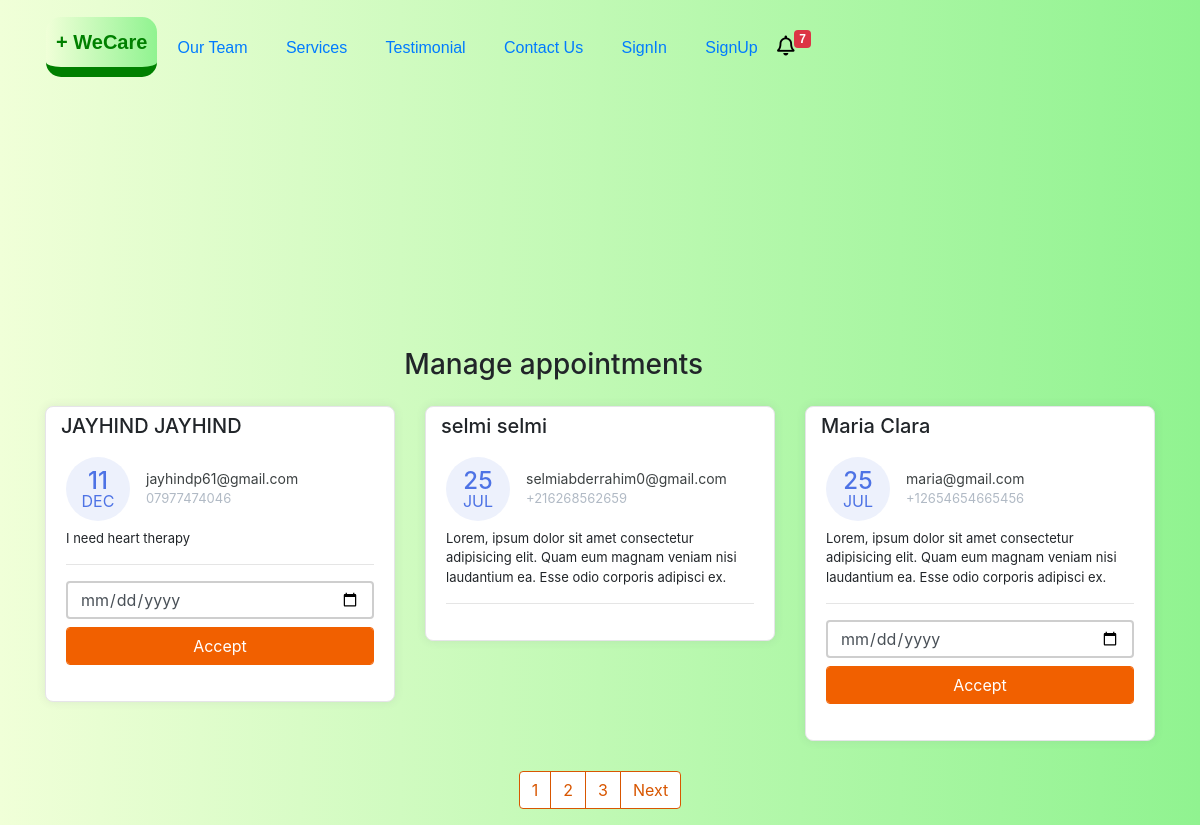
The page /manage-appointments/ on the database its author committed.
### doctor/models.py (models this page shows, shortened)
class Appointment(models.Model):
    first_name = models.CharField(max_length=50)
    last_name = models.CharField(max_length=50)
    email = models.CharField(max_length=50)
    phone = models.CharField(max_length=50)
    request = models.TextField(blank=True)
    sent_date = models.DateField(auto_now_add=True)
    accepted = models.BooleanField(default=False)
    accepted_date = models.DateField(auto_now_add=False, null=True, blank=True)
    class Meta:
        ordering = ["-sent_date"]

### doctor/views.py (the view, shortened to what this page needs)
# urls.py: path("manage-appointments/", ManageAppointmentTemplateView.as_view(), name="manage"),
class ManageAppointmentTemplateView(ListView):
    template_name = "manage-appointments.html"
    model = Appointment
    context_object_name = "appointments"
    login_required = True
    paginate_by = 3
    def get_context_data(self,*args, **kwargs):
        context = super().get_context_data(*args, **kwargs)
        appointments = Appointment.objects.all()
        context.update({
            "title":"Manage Appointments"
        })
        return context

### doctor/context_processors.py (called while the page is built)
def get_notification(request):
    count = Appointment.objects.filter(accepted=False).count()
    data = {
        "count":count
    }
    return data

### templates/manage-appointments.html (shortened to what this page needs)
{% extends 'base.html' %}
{% block content %}
    <div class="container mt-5">
        <div class="col-11 text-center mt-4 mb-4">
            <h3>
                Manage appointments
            </h3>
        </div>
        <div class="row">
        {% for app in appointments %}
            <div class="col-lg-4">
                <div class="card card-margin">
                    <div class="card-header no-border">
                        <h5 class="card-title">{{app.first_name}} {{app.last_name}}</h5>
                    </div>
                    <div class="card-body pt-0">
                        <div class="widget-49">
                            <div class="widget-49-title-wrapper">
                                <div class="widget-49-date-primary">
                                    <span class="widget-49-date-day">{{app.sent_date|date:"d"}}</span>
                                    <span class="widget-49-date-month">{{app.sent_date|date:"M"}}</span>
                                </div>
                                <div class="widget-49-meeting-info">
                                    <span class="widget-49-pro-title">{{app.email}}</span>
                                    <span class="widget-49-meeting-time">{{app.phone}}</span>
                                </div>
                            </div>
                            <div class="widget-49-meeting-points">
                                <span>{{app.request}}</span>
                            </div>
                            <hr class="w-100">
                            {% if app.accepted == False %}
                            <form method="POST" action="{% url 'manage' %}">
                            <div class="form-group">
                                <input type="date" name="date" class="form-control mb-2"
                                    placeholder="dd-mm-yyyy" value=""
                                    min="1997-01-01" max="2030-12-31">
                                <input class="btn-block btn-primary form-control" type="submit" value="Accept">
                            </div>
                            </form>
                            {% endif %}
                        </div>
                    </div>
                </div>
            </div>
        {% endfor %}
        </div>
        {% if is_paginated %}
        <div class="wrapper">
            <nav aria-label="Page navigation example">
                <ul class="pagination">
                    {% for number in page_obj.paginator.page_range %}
                    <li class="page-item"><a class="page-link" href="?page={{number}}">{{number}}</a></li>
                    {% endfor %}
                    {% if page_obj.has_next %}
                    <li class="page-item"><a class="page-link" href="?page={{page_obj.prebious_page_number}}">Next</a></li>
                    {% endif %}
                </ul>
            </nav>
        </div>
        {% endif %}
{% endblock content %}

### templates/base.html (shortened to what this page needs)
{% load static %}
<!DOCTYPE html>
<html lang="en">
<head>
  <link href="{% static 'css/bootstrap.min.css' %}" rel="stylesheet">
  <link rel="stylesheet" href="https://cdnjs.cloudflare.com/ajax/libs/font-awesome/5.15.3/css/all.min.css" />
  <link rel="stylesheet" href="{% static 'css/styles.css' %}" />
</head>
<body>
  <div class="header" style="
  background: rgb(177, 177, 177) url('../static/img/header.png') no-repeat fixed center
  {% if "appointment" in request.path %}
  max-height:300px!important;min-height:300px!important;
  {% endif %}
  ">
    <nav class="navbar head1 navbar-expand-md navigation-clean-search">
        <div class="container "><a class="navbar-brand logo" href="{% url 'home' %}"><span class='logo1'><b>+ WeCare</b></span></a>
            <div class="collapse navbar-collapse"
                id="navcol-1">
                <ul class="nav navbar-nav">
                    <li class="nav-item" role="presentation">
                        <a class="nav-link active" href="#team">Our Team</a>
                    </li>
                    <li class="nav-item" role="presentation">
                        <a class="nav-link active" href="#services">Services</a>
                    </li>
                    <li class="nav-item" role="presentation">
                        <a class="nav-link active" href="#reviews">Testimonial</a>
                    </li>
                    <li class="nav-item" role="presentation">
                        <a class="nav-link active" href="#contact">Contact Us</a>
                    </li>
                    <li class="nav-item" role="presentation">
                        <a class="nav-link active" href="{% url 'signin' %}">SignIn</a>
                    </li>
                    <li class="nav-item" role="presentation">
                        <a class="nav-link active" href="{% url 'signup' %}">SignUp</a>
                    </li>
                  <li class="nav-item" role="presentation">
                    <a href="{% url 'manage' %}" style="float: left;cursor:pointer;" aria-expanded="true" title="You Have 6 New Appointments">
                      <i class="far fa-bell" style="font-size: 20px; float: left; color: black">
                      </i>
                  </a>
                  <span class="badge badge-danger">{{count}}</span>
                </li>
                </ul>
            </div>
        </div>
    </nav>
</div>
    {% block content %}{% endblock content %}
</body>
</html>

### static/css/styles.css (style rules this page uses)
body { background-image: linear-gradient(to right,#f0ffd8,#90f390); }
.navbar { background-image: linear-gradient(to right,#f0ffd8,#90f390); }
.logo1 { color: green; }
.logo { padding: 10px; margin: 1px; border-bottom: 10px solid green; border-radius: 15px; background-image: linear-gradient(to right,#f0ffd8,#90f390); }
.header { min-height: 1000px; font-family:'Source Sans Pro', sans-serif; }
@media (min-width:768px) { .header { padding-bottom:120px; } }
.header .navbar { background:transparent; padding-top:.75rem; padding-bottom:.75rem; color:#fff; border-radius:0; box-shadow:none; border:none; }
@media (min-width:768px) { .header .navbar { padding-top:1rem; padding-bottom:1rem; } }
.header .navbar .navbar-brand { font-weight:bold; color:inherit; }
.header .navbar .navbar-collapse { border-top:1px solid rgba(255,255,255,0.3); margin-top:.5rem; }
@media (min-width:768px) { .header .navbar .navbar-collapse { border-color:transparent; margin:0; } }
.header .navbar .navbar-nav a.active, .header .navbar .navbar-nav > .show .dropdown-item { background:none; box-shadow:none; }
@media (min-width: 768px) { .header .navbar-nav .nav-link { padding-left:.7rem; padding-right:.7rem; } }
@media (min-width: 992px) { .header .navbar-nav .nav-link { padding-left:1.2rem; padding-right:1.2rem; } }
.form-control { box-shadow: none !important; outline: none !important; border: 2px solid #cecece; height: 38px; }
.title-box .border,.btn-primary,.back-to-top, .logo i,.question-q-box,.social-circle li a:hover { background-color: #f16000 !important; }
.btn-primary { border: 1px solid #f16000 !important; }
@media (min-width: 768px) { .navbar-nav>li>a { padding-top: 10px; padding-bottom: 10px; } }
.head1 { background-image: linear-gradient(to right,#f0ffd8,#90f390); }

### rows shown on the page
Appointment: first_name "JAYHIND", last_name "JAYHIND", sent_date "11", sent_date "DEC", email "jayhindp61@gmail.com", phone "07977474046", request "I need heart therapy"
Appointment: first_name "selmi", last_name "selmi", sent_date "25", sent_date "JUL", email "selmiabderrahim0@gmail.com", phone "+216268562659", request "Lorem, ipsum dolor sit amet consectetur adipisicing elit. Quam eum magnam veniam nisi laudantium ea. Esse odio corporis adipisci ex."
Appointment: first_name "Maria", last_name "Clara", sent_date "25", sent_date "JUL", email "maria@gmail.com", phone "+12654654665456", request "Lorem, ipsum dolor sit amet consectetur adipisicing elit. Quam eum magnam veniam nisi laudantium ea. Esse odio corporis adipisci ex."

### other values the page prints
{{ count }} "7"
{{ number }} "1" "2" "3"
